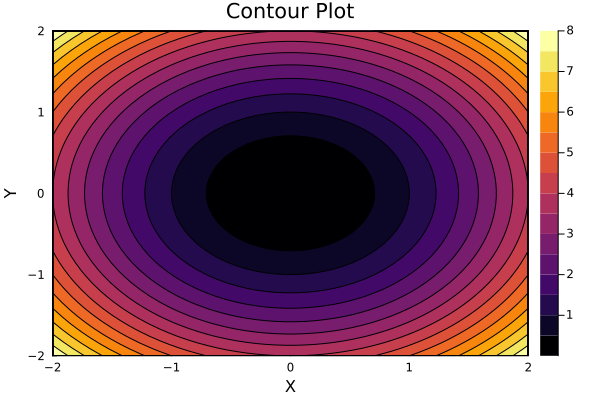

The Julia source for this figure:
using Plots

x = y = range(-2, 2, length=50)
z = [(xi^2 + yi^2) for xi in x, yi in y]
contourf(x, y, z, xlabel="X", ylabel="Y", title="Contour Plot")
savefig("08-filledcontour.png")
